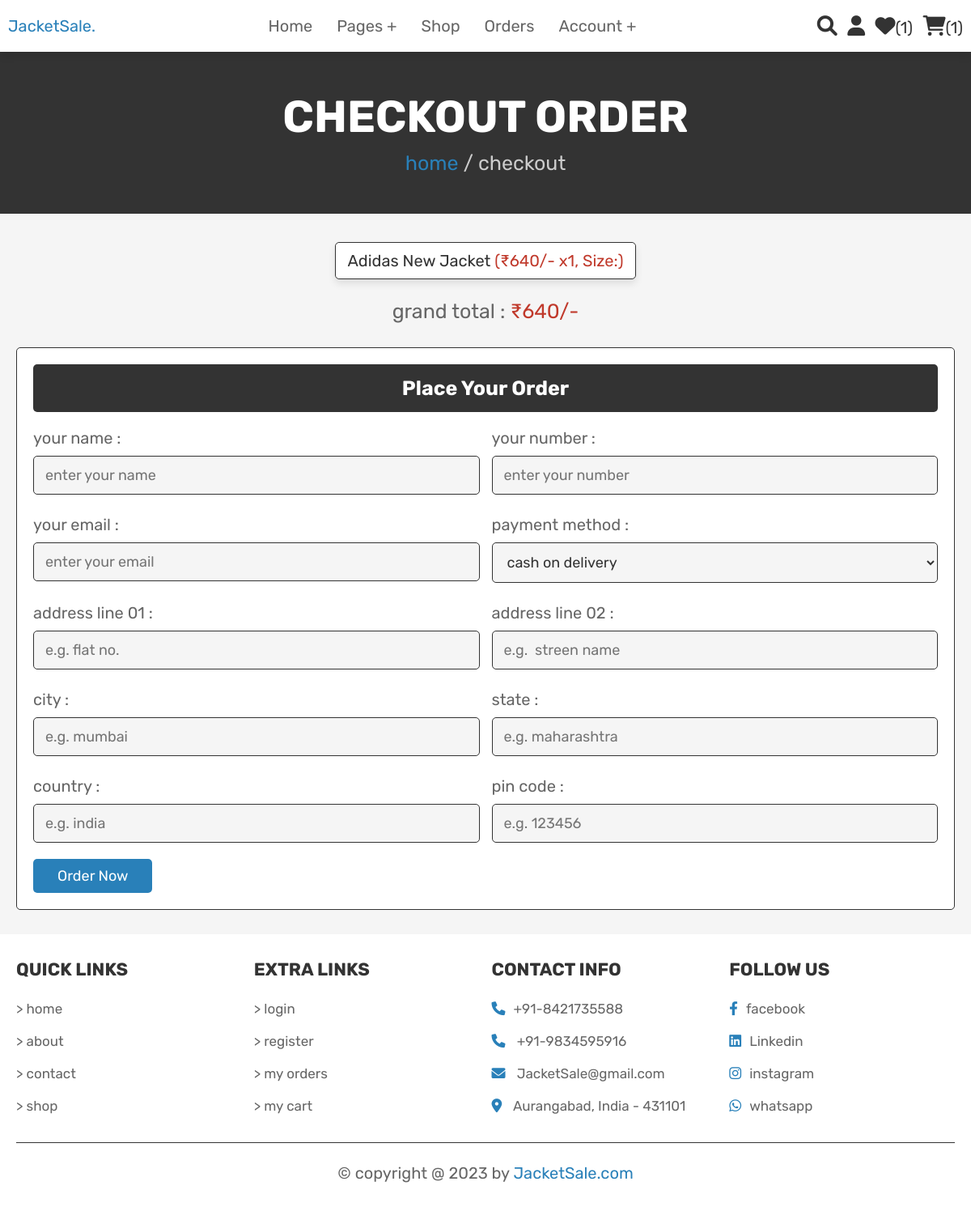
The app's page /checkout.php (signed in) with its own data.
### tables this page shows
CREATE TABLE `tbl_cart` (
  `id` int(255) NOT NULL,
  `user_id` int(255) NOT NULL,
  `pid` int(255) NOT NULL,
  `name` varchar(100) NOT NULL,
  `price` int(100) NOT NULL,
  `p_size` varchar(20) NOT NULL,
  `product_offer` char(100) NOT NULL,
  `quantity` int(100) NOT NULL,
  `image` varchar(100) NOT NULL
);

### checkout.php (the view, shortened to what this page needs)
<?php
@include 'connect.php';
$user_id = $_SESSION['user_id'];
?>
<!DOCTYPE html>
<html lang="en">
<head>
    <link rel="stylesheet" href="https://cdnjs.cloudflare.com/ajax/libs/font-awesome/6.0.0/css/all.min.css">
    <link rel="stylesheet" href="css/style.css">
</head>
<body>
    <?php @include 'header.php'; ?>
    <section class="heading">
        <h3>checkout order</h3>
        <p> <a href="home.php">home</a> / checkout </p>
    </section>
    <section class="display-order">
        <?php
        $grand_total = 0;
        $select_cart = mysqli_query($conn, "SELECT * FROM `tbl_cart` WHERE user_id = '$user_id'") or die('query failed');
        if(mysqli_num_rows($select_cart) > 0){
            while($fetch_cart = mysqli_fetch_assoc($select_cart)){
             $offer = ($fetch_cart['price'] / 100) * ($fetch_cart['product_offer']) ;
             $total =  ($fetch_cart['price'] * $fetch_cart['quantity']);
            $total_price = ($total - $offer * $fetch_cart['quantity']);
            $grand_total += $total_price;
    ?>
        <p> <?php echo $fetch_cart['name'] ?>
            <span>(<?php echo '₹'.$fetch_cart['price'] - $offer.'/-'.' x'.$fetch_cart['quantity'], ',  ' ,'Size:'.$fetch_cart['p_size']  ?>)</span>
        </p>
        <?php
        }
        }else{
            echo '<p class="empty">your cart is empty</p>';
        }
    ?>
        <div class="grand-total">grand total : <span>₹<?php echo $grand_total; ?>/-</span></div>
    </section>
    <section class="checkout">
        <form action="" method="POST">
            <h3>place your order</h3>
            <div class="flex">
                <div class="inputBox">
                    <span>your name :</span>
                    <input type="text" name="name" placeholder="enter your name" required>
                </div>
                <div class="inputBox">
                    <span>your number :</span>
                    <input type="number" name="number" min="0" placeholder="enter your number" required>
                </div>
                <div class="inputBox">
                    <span>your email :</span>
                    <input type="email" name="email" placeholder="enter your email" required>
                </div>
                <div class="inputBox">
                    <span>payment method :</span>
                    <select name="method">
                        <option value="cash on delivery">cash on delivery</option>
                    </select>
                </div>
                <div class="inputBox">
                    <span>address line 01 :</span>
                    <input type="text" name="flat" placeholder="e.g. flat no." required>
                </div>
                <div class="inputBox">
                    <span>address line 02 :</span>
                    <input type="text" name="street" placeholder="e.g.  streen name">
                </div>
                <div class="inputBox">
                    <span>city :</span>
                    <input type="text" name="city" placeholder="e.g. mumbai" required>
                </div>
                <div class="inputBox">
                    <span>state :</span>
                    <input type="text" name="state" placeholder="e.g. maharashtra" required>
                </div>
                <div class="inputBox">
                    <span>country :</span>
                    <input type="text" name="country" placeholder="e.g. india" required>
                </div>
                <div class="inputBox">
                    <span>pin code :</span>
                    <input type="number" min="0" name="pin_code" placeholder="e.g. 123456" required>
                </div>
            </div>
            <input type="submit" name="order" value="order now" class="btn">
        </form>
    </section>
    <?php @include 'footer.php'; ?>
</body>
</html>

### css/style.css (style rules this page uses)
:root { --main-color: #2980b9; --red: #c0392b; --orange: #f39c12; --black: #333; --white: #fff; --light-color: #666; --light-white: #ccc; --light-bg: #f5f5f5; --border: 0.1rem solid var(--black); --box-shadow: 0 0.5rem 1rem rgba(0, 0, 0, 0.1); }
* { font-family: "Rubik", sans-serif; margin: 0; padding: 0; box-sizing: border-box; outline: none; border: none; text-decoration: none; transition: all 0.2s linear; }
html { font-size: 62.5%; overflow-x: hidden; scroll-behavior: smooth; scroll-padding-top: 6.5rem; }
body { background: var(--light-bg); }
section { padding: 3rem 2rem; }
.btn, .delete-btn, .option-btn { display: inline-block; border-radius: 0.5rem; margin-top: 1rem; font-size: 1.8rem; color: var(--white); cursor: pointer; padding: 1rem 3rem; text-transform: capitalize; }
.btn { background-color: var(--main-color); }
.heading { display: flex; flex-flow: column; align-items: center; justify-content: center; gap: 1rem; background-color: var(--black); text-align: center; min-height: 25vh; }
.heading h3 { font-size: 5.5rem; color: var(--white); text-transform: uppercase; }
.heading p { font-size: 2.5rem; color: var(--light-white); }
.heading p a { color: var(--main-color); }
.display-order { max-width: 1200px; margin: 0 auto; text-align: center; padding-bottom: 0; }
.display-order p { display: inline-block; border-radius: 0.5rem; font-size: 2rem; color: var(--black); padding: 1rem 1.5rem; margin: 0.5rem; background-color: var(--white); box-shadow: var(--box-shadow); border: var(--border); }
.display-order p span { color: var(--red); }
.display-order .grand-total { margin-top: 2rem; font-size: 2.5rem; color: var(--light-color); }
.display-order .grand-total span { color: var(--red); }
.checkout form { background-color: var(--white); border: var(--border); max-width: 1200px; margin: 0 auto; border-radius: 0.5rem; padding: 2rem; box-shadow: var(--border); }
.checkout form h3 { padding: 1.5rem; font-size: 2.5rem; margin-bottom: 2rem; background-color: var(--black); color: var(--white); border-radius: 0.5rem; text-align: center; text-transform: capitalize; }
.checkout form .flex { display: flex; flex-wrap: wrap; gap: 1.5rem; }
.checkout form .flex .inputBox { flex: 1 1 40rem; }
.checkout form .flex .inputBox input, .checkout form .flex .inputBox select { margin: 1rem 0; width: 100%; background-color: var(--light-bg); padding: 1.2rem 1.4rem; border: var(--border); font-size: 1.8rem; color: var(--black); border-radius: 0.5rem; }
.checkout form .flex .inputBox span { font-size: 2rem; color: var(--light-color); }
* { box-sizing: border-box; }

### records on screen
tbl_cart: name "Adidas New Jacket", $fetch_cart['price'] - $offer "640", quantity "1"

### other values on screen
$wishlist_num_rows "1"
$cart_num_rows "1"
$grand_total "640"
